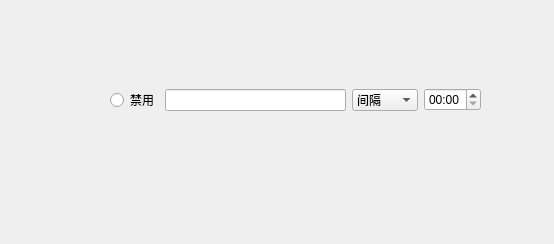
<?xml version="1.0" encoding="UTF-8"?>
<ui version="4.0">
 <class>Form</class>
 <widget class="QWidget" name="Form">
  <property name="geometry">
   <rect>
    <x>0</x>
    <y>0</y>
    <width>554</width>
    <height>244</height>
   </rect>
  </property>
  <property name="windowTitle">
   <string>Form</string>
  </property>
  <widget class="QWidget" name="horizontalLayoutWidget">
   <property name="geometry">
    <rect>
     <x>110</x>
     <y>60</y>
     <width>371</width>
     <height>80</height>
    </rect>
   </property>
   <layout class="QHBoxLayout" name="horizontalLayout">
    <item>
     <widget class="QRadioButton" name="radioButton">
      <property name="text">
       <string>禁用</string>
      </property>
     </widget>
    </item>
    <item>
     <widget class="QLineEdit" name="lineEdit"/>
    </item>
    <item>
     <widget class="QComboBox" name="comboBox">
      <item>
       <property name="text">
        <string>间隔</string>
       </property>
      </item>
      <item>
       <property name="text">
        <string>周期</string>
       </property>
      </item>
      <item>
       <property name="text">
        <string>仅一次</string>
       </property>
      </item>
     </widget>
    </item>
    <item>
     <widget class="QTimeEdit" name="timeEdit">
      <property name="displayFormat">
       <string>hh:mm</string>
      </property>
     </widget>
    </item>
   </layout>
  </widget>
 </widget>
 <resources/>
 <connections/>
</ui>
